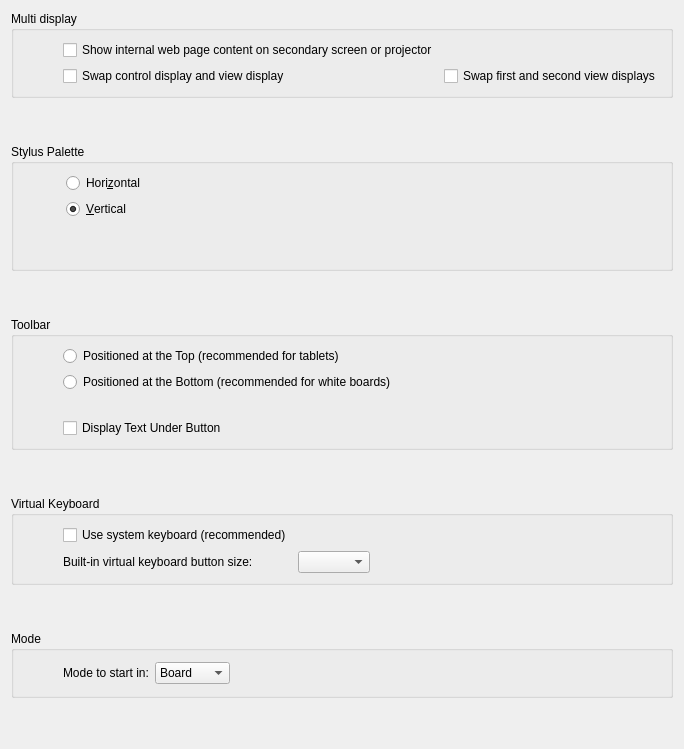
     <widget class="QWidget" name="displayTab">
      <attribute name="title">
       <string>Display</string>
      </attribute>
      <layout class="QGridLayout" name="gridLayout_3">
       <item row="2" column="0">
        <widget class="QGroupBox" name="multiDisplayGroupBox">
         <property name="title">
          <string>Multi display</string>
         </property>
         <layout class="QGridLayout" name="gridLayout_2">
          <item row="1" column="3">
           <spacer name="mirroringRSpacer">
            <property name="orientation">
             <enum>Qt::Horizontal</enum>
            </property>
            <property name="sizeHint" stdset="0">
             <size>
              <width>40</width>
              <height>20</height>
             </size>
            </property>
           </spacer>
          </item>
          <item row="1" column="0">
           <spacer name="mirroringLSpacer">
            <property name="orientation">
             <enum>Qt::Horizontal</enum>
            </property>
            <property name="sizeType">
             <enum>QSizePolicy::Preferred</enum>
            </property>
            <property name="sizeHint" stdset="0">
             <size>
              <width>40</width>
              <height>20</height>
             </size>
            </property>
           </spacer>
          </item>
          <item row="2" column="2">
           <widget class="QCheckBox" name="swapControlAndDisplayScreensCheckBox">
            <property name="text">
             <string>Swap control display and view display</string>
            </property>
           </widget>
          </item>
          <item row="1" column="2">
           <widget class="QCheckBox" name="displayBrowserPageCheckBox">
            <property name="text">
             <string>Show internal web page content on secondary screen or projector</string>
            </property>
           </widget>
          </item>
          <item row="2" column="3">
           <widget class="QCheckBox" name="swapDisplayScreensCheckBox">
            <property name="text">
             <string>Swap first and second view displays</string>
            </property>
           </widget>
          </item>
         </layout>
        </widget>
       </item>
       <item row="8" column="0">
        <widget class="QGroupBox" name="toolbarGroupBox">
         <property name="sizePolicy">
          <sizepolicy hsizetype="MinimumExpanding" vsizetype="Expanding">
           <horstretch>0</horstretch>
           <verstretch>0</verstretch>
          </sizepolicy>
         </property>
         <property name="title">
          <string>Toolbar</string>
         </property>
         <layout class="QGridLayout" name="gridLayout_9">
          <item row="0" column="1">
           <layout class="QGridLayout" name="gridLayout_10">
            <item row="0" column="0">
             <widget class="QRadioButton" name="toolbarAtTopRadioButton">
              <property name="text">
               <string>Positioned at the Top (recommended for tablets)</string>
              </property>
             </widget>
            </item>
            <item row="1" column="0">
             <widget class="QRadioButton" name="toolbarAtBottomRadioButton">
              <property name="text">
               <string>Positioned at the Bottom (recommended for white boards)</string>
              </property>
             </widget>
            </item>
            <item row="2" column="0">
             <spacer name="verticalSpacer">
              <property name="orientation">
               <enum>Qt::Vertical</enum>
              </property>
              <property name="sizeType">
               <enum>QSizePolicy::Fixed</enum>
              </property>
              <property name="sizeHint" stdset="0">
               <size>
                <width>20</width>
                <height>20</height>
               </size>
              </property>
             </spacer>
            </item>
           </layout>
          </item>
          <item row="0" column="0">
           <spacer name="toolbarLSpacer">
            <property name="orientation">
             <enum>Qt::Horizontal</enum>
            </property>
            <property name="sizeType">
             <enum>QSizePolicy::Preferred</enum>
            </property>
            <property name="sizeHint" stdset="0">
             <size>
              <width>40</width>
              <height>20</height>
             </size>
            </property>
           </spacer>
          </item>
          <item row="0" column="2">
           <spacer name="toolbarRSpacer">
            <property name="orientation">
             <enum>Qt::Horizontal</enum>
            </property>
            <property name="sizeType">
             <enum>QSizePolicy::Expanding</enum>
            </property>
            <property name="sizeHint" stdset="0">
             <size>
              <width>40</width>
              <height>20</height>
             </size>
            </property>
           </spacer>
          </item>
          <item row="1" column="1">
           <widget class="QCheckBox" name="toolbarDisplayTextCheckBox">
            <property name="text">
             <string>Display Text Under Button</string>
            </property>
           </widget>
          </item>
         </layout>
        </widget>
       </item>
       <item row="4" column="0" rowspan="2">
        <widget class="QGroupBox" name="stylusPaletteGroupBox">
         <property name="minimumSize">
          <size>
           <width>0</width>
           <height>0</height>
          </size>
         </property>
         <property name="title">
          <string>Stylus Palette</string>
         </property>
         <layout class="QGridLayout" name="gridLayout_14">
          <property name="leftMargin">
           <number>12</number>
          </property>
          <item row="0" column="0">
           <spacer name="horizontalSpacer_4">
            <property name="orientation">
             <enum>Qt::Horizontal</enum>
            </property>
            <property name="sizeType">
             <enum>QSizePolicy::Preferred</enum>
            </property>
            <property name="sizeHint" stdset="0">
             <size>
              <width>40</width>
              <height>20</height>
             </size>
            </property>
           </spacer>
          </item>
          <item row="0" column="2">
           <spacer name="horizontalSpacer_3">
            <property name="orientation">
             <enum>Qt::Horizontal</enum>
            </property>
            <property name="sizeType">
             <enum>QSizePolicy::Preferred</enum>
            </property>
            <property name="sizeHint" stdset="0">
             <size>
              <width>40</width>
              <height>20</height>
             </size>
            </property>
           </spacer>
          </item>
          <item row="0" column="1">
           <layout class="QGridLayout" name="gridLayout_5">
            <property name="sizeConstraint">
             <enum>QLayout::SetDefaultConstraint</enum>
            </property>
            <item row="0" column="0">
             <widget class="QRadioButton" name="horizontalChoice">
              <property name="sizePolicy">
               <sizepolicy hsizetype="Minimum" vsizetype="Fixed">
                <horstretch>1</horstretch>
                <verstretch>0</verstretch>
               </sizepolicy>
              </property>
              <property name="minimumSize">
               <size>
                <width>0</width>
                <height>0</height>
               </size>
              </property>
              <property name="text">
               <string>Hori&amp;zontal</string>
              </property>
              <property name="checked">
               <bool>false</bool>
              </property>
             </widget>
            </item>
            <item row="1" column="0">
             <widget class="QRadioButton" name="verticalChoice">
              <property name="text">
               <string>&amp;Vertical</string>
              </property>
              <property name="checked">
               <bool>true</bool>
              </property>
             </widget>
            </item>
            <item row="2" column="0">
             <spacer name="verticalSpacer_5">
              <property name="orientation">
               <enum>Qt::Vertical</enum>
              </property>
              <property name="sizeHint" stdset="0">
               <size>
                <width>20</width>
                <height>40</height>
               </size>
              </property>
             </spacer>
            </item>
           </layout>
          </item>
         </layout>
        </widget>
       </item>
       <item row="15" column="0">
        <widget class="QGroupBox" name="modeGroupBox">
         <property name="sizePolicy">
          <sizepolicy hsizetype="MinimumExpanding" vsizetype="Expanding">
           <horstretch>0</horstretch>
           <verstretch>0</verstretch>
          </sizepolicy>
         </property>
         <property name="title">
          <string>Mode</string>
         </property>
         <layout class="QGridLayout" name="gridLayout_15">
          <item row="0" column="0">
           <spacer name="horizontalSpacer_5">
            <property name="orientation">
             <enum>Qt::Horizontal</enum>
            </property>
            <property name="sizeType">
             <enum>QSizePolicy::Preferred</enum>
            </property>
            <property name="sizeHint" stdset="0">
             <size>
              <width>40</width>
              <height>20</height>
             </size>
            </property>
           </spacer>
          </item>
          <item row="0" column="1" rowspan="2">
           <layout class="QGridLayout" name="gridLayout_16">
            <item row="0" column="0">
             <widget class="QLabel" name="modeLabel">
              <property name="text">
               <string>Mode to start in:</string>
              </property>
             </widget>
            </item>
            <item row="0" column="1">
             <widget class="QComboBox" name="startModeComboBox">
              <item>
               <property name="text">
                <string>Board</string>
               </property>
              </item>
              <item>
               <property name="text">
                <string>Desktop</string>
               </property>
              </item>
             </widget>
            </item>
            <item row="0" column="2">
             <spacer name="horizontalSpacer_6">
              <property name="orientation">
               <enum>Qt::Horizontal</enum>
              </property>
              <property name="sizeHint" stdset="0">
               <size>
                <width>40</width>
                <height>20</height>
               </size>
              </property>
             </spacer>
            </item>
           </layout>
          </item>
         </layout>
        </widget>
       </item>
       <item row="13" column="0">
        <widget class="QGroupBox" name="keyboardGroupBox">
         <property name="sizePolicy">
          <sizepolicy hsizetype="MinimumExpanding" vsizetype="Expanding">
           <horstretch>0</horstretch>
           <verstretch>0</verstretch>
          </sizepolicy>
         </property>
         <property name="title">
          <string>Virtual Keyboard</string>
         </property>
         <layout class="QGridLayout" name="gridLayout_13">
          <item row="0" column="1" colspan="2">
           <layout class="QGridLayout" name="oskGridLayout">
            <item row="3" column="1">
             <widget class="QComboBox" name="keyboardPaletteKeyButtonSize"/>
            </item>
            <item row="3" column="0">
             <widget class="QLabel" name="keyboardPaletteKeyButtonSize_Label">
              <property name="text">
               <string>Built-in virtual keyboard button size:</string>
              </property>
             </widget>
            </item>
            <item row="2" column="0">
             <widget class="QCheckBox" name="useSystemOSKCheckBox">
              <property name="text">
               <string>Use system keyboard (recommended)</string>
              </property>
             </widget>
            </item>
           </layout>
          </item>
          <item row="0" column="0">
           <spacer name="horizontalSpacer">
            <property name="orientation">
             <enum>Qt::Horizontal</enum>
            </property>
            <property name="sizeType">
             <enum>QSizePolicy::Preferred</enum>
            </property>
            <property name="sizeHint" stdset="0">
             <size>
              <width>40</width>
              <height>20</height>
             </size>
            </property>
           </spacer>
          </item>
          <item row="0" column="3">
           <spacer name="horizontalSpacer_2">
            <property name="orientation">
             <enum>Qt::Horizontal</enum>
            </property>
            <property name="sizeHint" stdset="0">
             <size>
              <width>40</width>
              <height>20</height>
             </size>
            </property>
           </spacer>
          </item>
         </layout>
        </widget>
       </item>
       <item row="9" column="0">
        <spacer name="keyboardSpacer">
         <property name="orientation">
          <enum>Qt::Vertical</enum>
         </property>
         <property name="sizeType">
          <enum>QSizePolicy::Expanding</enum>
         </property>
         <property name="sizeHint" stdset="0">
          <size>
           <width>20</width>
           <height>40</height>
          </size>
         </property>
        </spacer>
       </item>
       <item row="3" column="0">
        <spacer name="toolbarSpacer">
         <property name="orientation">
          <enum>Qt::Vertical</enum>
         </property>
         <property name="sizeHint" stdset="0">
          <size>
           <width>20</width>
           <height>40</height>
          </size>
         </property>
        </spacer>
       </item>
       <item row="16" column="0">
        <spacer name="verticalSpacer_7">
         <property name="orientation">
          <enum>Qt::Vertical</enum>
         </property>
         <property name="sizeHint" stdset="0">
          <size>
           <width>20</width>
           <height>40</height>
          </size>
         </property>
        </spacer>
       </item>
       <item row="7" column="0">
        <spacer name="verticalSpacer_3">
         <property name="orientation">
          <enum>Qt::Vertical</enum>
         </property>
         <property name="sizeHint" stdset="0">
          <size>
           <width>20</width>
           <height>40</height>
          </size>
         </property>
        </spacer>
       </item>
       <item row="14" column="0">
        <spacer name="modeSpacer">
         <property name="orientation">
          <enum>Qt::Vertical</enum>
         </property>
         <property name="sizeHint" stdset="0">
          <size>
           <width>20</width>
           <height>40</height>
          </size>
         </property>
        </spacer>
       </item>
      </layout>
     </widget>
